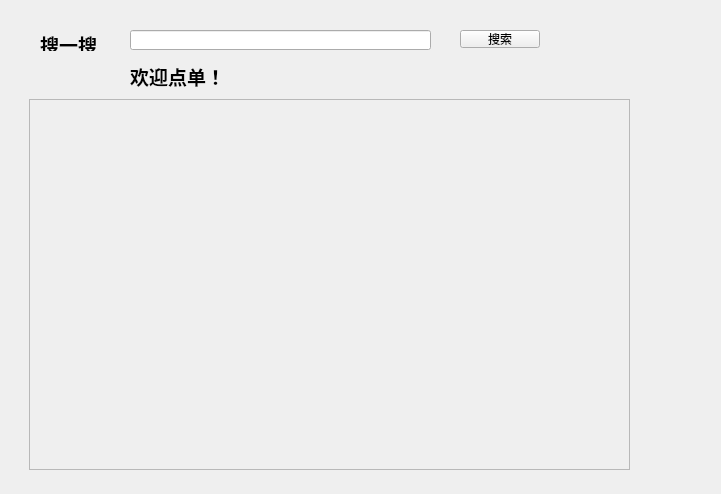
<?xml version="1.0" encoding="UTF-8"?>
<ui version="4.0">
 <class>consumer</class>
 <widget class="QWidget" name="consumer">
  <property name="geometry">
   <rect>
    <x>0</x>
    <y>0</y>
    <width>721</width>
    <height>494</height>
   </rect>
  </property>
  <property name="windowTitle">
   <string>Form</string>
  </property>
  <widget class="QPushButton" name="pushButton">
   <property name="geometry">
    <rect>
     <x>460</x>
     <y>30</y>
     <width>80</width>
     <height>18</height>
    </rect>
   </property>
   <property name="text">
    <string>搜索</string>
   </property>
  </widget>
  <widget class="QLineEdit" name="lineEdit">
   <property name="geometry">
    <rect>
     <x>130</x>
     <y>30</y>
     <width>301</width>
     <height>20</height>
    </rect>
   </property>
  </widget>
  <widget class="QLabel" name="label">
   <property name="geometry">
    <rect>
     <x>40</x>
     <y>30</y>
     <width>61</width>
     <height>21</height>
    </rect>
   </property>
   <property name="text">
    <string>&lt;html&gt;&lt;head/&gt;&lt;body&gt;&lt;p&gt;&lt;span style=&quot; font-size:14pt; font-weight:700;&quot;&gt;搜一搜&lt;/span&gt;&lt;/p&gt;&lt;/body&gt;&lt;/html&gt;</string>
   </property>
  </widget>
  <widget class="QScrollArea" name="scrollArea">
   <property name="geometry">
    <rect>
     <x>29</x>
     <y>99</y>
     <width>601</width>
     <height>371</height>
    </rect>
   </property>
   <property name="widgetResizable">
    <bool>true</bool>
   </property>
   <widget class="QWidget" name="scrollAreaWidgetContents">
    <property name="geometry">
     <rect>
      <x>0</x>
      <y>0</y>
      <width>599</width>
      <height>369</height>
     </rect>
    </property>
   </widget>
  </widget>
  <widget class="QLabel" name="label_2">
   <property name="geometry">
    <rect>
     <x>130</x>
     <y>61</y>
     <width>111</width>
     <height>31</height>
    </rect>
   </property>
   <property name="text">
    <string>&lt;html&gt;&lt;head/&gt;&lt;body&gt;&lt;p&gt;&lt;span style=&quot; font-size:14pt; font-weight:700;&quot;&gt;欢迎点单！&lt;/span&gt;&lt;/p&gt;&lt;/body&gt;&lt;/html&gt;</string>
   </property>
  </widget>
 </widget>
 <resources/>
 <connections/>
</ui>
